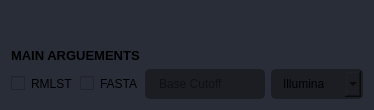
                     <widget class="QFrame" name="frame_div_content_3">
                      <property name="minimumSize">
                       <size>
                        <width>0</width>
                        <height>110</height>
                       </size>
                      </property>
                      <property name="maximumSize">
                       <size>
                        <width>16777215</width>
                        <height>180</height>
                       </size>
                      </property>
                      <property name="styleSheet">
                       <string notr="true">background-color: rgb(41, 45, 56);
border-radius: 5px;
</string>
                      </property>
                      <property name="frameShape">
                       <enum>QFrame::NoFrame</enum>
                      </property>
                      <property name="frameShadow">
                       <enum>QFrame::Raised</enum>
                      </property>
                      <layout class="QGridLayout" name="gridLayout_5" rowstretch="0,0">
                       <property name="topMargin">
                        <number>9</number>
                       </property>
                       <item row="1" column="2">
                        <widget class="QLineEdit" name="baseCutoffInput">
                         <property name="minimumSize">
                          <size>
                           <width>0</width>
                           <height>30</height>
                          </size>
                         </property>
                         <property name="statusTip">
                          <string>Number of bases necessary to support a multiple allele call. Defaults to 2.</string>
                         </property>
                         <property name="styleSheet">
                          <string notr="true">QLineEdit {
	background-color: rgb(27, 29, 35);
	border-radius: 5px;
	border: 2px solid rgb(27, 29, 35);
	padding-left: 10px;
}
QLineEdit:hover {
	border: 2px solid rgb(64, 71, 88);
}
QLineEdit:focus {
	border: 2px solid rgb(91, 101, 124);
}</string>
                         </property>
                         <property name="placeholderText">
                          <string>Base Cutoff</string>
                         </property>
                        </widget>
                       </item>
                       <item row="1" column="1">
                        <widget class="QCheckBox" name="FASTAcheckBox">
                         <property name="statusTip">
                          <string>If activated, will look for FASTA files instead of FASTQ for unpaired reads.</string>
                         </property>
                         <property name="autoFillBackground">
                          <bool>false</bool>
                         </property>
                         <property name="styleSheet">
                          <string notr="true"/>
                         </property>
                         <property name="text">
                          <string>FASTA</string>
                         </property>
                        </widget>
                       </item>
                       <item row="1" column="3">
                        <widget class="QComboBox" name="dataDropdownMenu">
                         <property name="font">
                          <font>
                           <family>Segoe UI</family>
                           <pointsize>9</pointsize>
                          </font>
                         </property>
                         <property name="statusTip">
                          <string>Type of input data. Default is Illumina, but can be used for Nanopore too. No PacBio support (yet).</string>
                         </property>
                         <property name="autoFillBackground">
                          <bool>false</bool>
                         </property>
                         <property name="styleSheet">
                          <string notr="true">QComboBox{
	background-color: rgb(27, 29, 35);
	border-radius: 5px;
	border: 2px solid rgb(27, 29, 35);
	padding: 5px;
	padding-left: 10px;
}
QComboBox:hover{
	border: 2px solid rgb(64, 71, 88);
}
QComboBox QAbstractItemView {
	color: rgb(85, 170, 255);	
	background-color: rgb(27, 29, 35);
	padding: 10px;
	selection-background-color: rgb(39, 44, 54);
}</string>
                         </property>
                         <property name="iconSize">
                          <size>
                           <width>16</width>
                           <height>16</height>
                          </size>
                         </property>
                         <property name="frame">
                          <bool>true</bool>
                         </property>
                         <item>
                          <property name="text">
                           <string>Illumina</string>
                          </property>
                         </item>
                         <item>
                          <property name="text">
                           <string>Nanopore</string>
                          </property>
                         </item>
                        </widget>
                       </item>
                       <item row="1" column="0">
                        <widget class="QCheckBox" name="RMLSTcheckBox">
                         <property name="statusTip">
                          <string>Activate to prefer using rMLST databases over core-gene derived databases. By default, ConFindr will use core-gene derived databases where available.</string>
                         </property>
                         <property name="autoFillBackground">
                          <bool>false</bool>
                         </property>
                         <property name="styleSheet">
                          <string notr="true"/>
                         </property>
                         <property name="text">
                          <string>RMLST</string>
                         </property>
                        </widget>
                       </item>
                       <item row="0" column="0" colspan="4" alignment="Qt::AlignBottom">
                        <widget class="QLabel" name="labelBoxMainArguements">
                         <property name="font">
                          <font>
                           <family>Segoe UI</family>
                           <pointsize>10</pointsize>
                           <weight>75</weight>
                           <bold>true</bold>
                          </font>
                         </property>
                         <property name="styleSheet">
                          <string notr="true"/>
                         </property>
                         <property name="text">
                          <string>MAIN ARGUEMENTS</string>
                         </property>
                        </widget>
                       </item>
                      </layout>
                     </widget>
